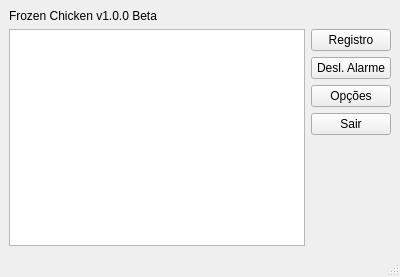
<?xml version="1.0" encoding="UTF-8"?>
<ui version="4.0">
 <class>FrozenChicken</class>
 <widget class="QMainWindow" name="FrozenChicken">
  <property name="geometry">
   <rect>
    <x>0</x>
    <y>0</y>
    <width>400</width>
    <height>277</height>
   </rect>
  </property>
  <property name="minimumSize">
   <size>
    <width>0</width>
    <height>0</height>
   </size>
  </property>
  <property name="windowTitle">
   <string>Frozen Chicken</string>
  </property>
  <widget class="QWidget" name="centralwidget">
   <layout class="QVBoxLayout" name="verticalLayout">
    <item>
     <widget class="QLabel" name="ver">
      <property name="text">
       <string>Frozen Chicken v1.0.0 Beta</string>
      </property>
     </widget>
    </item>
    <item>
     <layout class="QHBoxLayout" name="horizontalLayout_2">
      <item>
       <widget class="QTableWidget" name="registro2">
        <attribute name="horizontalHeaderDefaultSectionSize">
         <number>138</number>
        </attribute>
        <attribute name="verticalHeaderDefaultSectionSize">
         <number>30</number>
        </attribute>
       </widget>
      </item>
      <item>
       <layout class="QVBoxLayout" name="verticalLayout_4">
        <item>
         <widget class="QPushButton" name="registerbut">
          <property name="text">
           <string>Registro</string>
          </property>
         </widget>
        </item>
        <item>
         <widget class="QPushButton" name="switchbutton">
          <property name="text">
           <string>Desl. Alarme</string>
          </property>
         </widget>
        </item>
        <item>
         <widget class="QPushButton" name="pushButton">
          <property name="text">
           <string>Opções</string>
          </property>
         </widget>
        </item>
        <item>
         <widget class="QPushButton" name="exit">
          <property name="text">
           <string>Sair</string>
          </property>
         </widget>
        </item>
        <item>
         <spacer name="verticalSpacer">
          <property name="orientation">
           <enum>Qt::Vertical</enum>
          </property>
          <property name="sizeHint" stdset="0">
           <size>
            <width>20</width>
            <height>40</height>
           </size>
          </property>
         </spacer>
        </item>
       </layout>
      </item>
     </layout>
    </item>
   </layout>
  </widget>
  <widget class="QMenuBar" name="menubar">
   <property name="geometry">
    <rect>
     <x>0</x>
     <y>0</y>
     <width>400</width>
     <height>21</height>
    </rect>
   </property>
  </widget>
  <widget class="QStatusBar" name="statusbar"/>
 </widget>
 <resources/>
 <connections/>
</ui>
